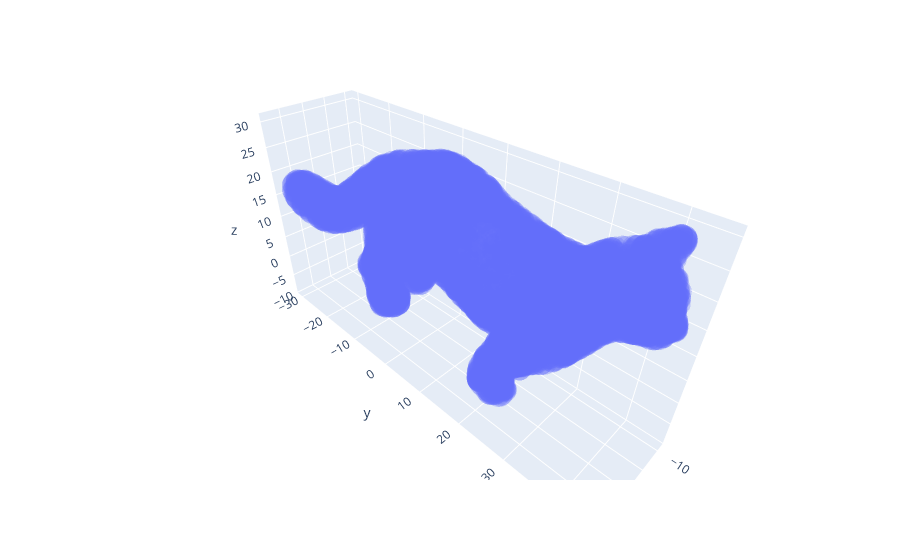

Source (notebook cell):
### Markdown cell above
# 3.7 Bonus

### Code cell
bonus_df = df.copy()
bonus_df.columns=['x','y','z']
fig = px.scatter_3d(bonus_df, x="x", y="y", z="z", opacity=0.3)
fig.show()

### Figure 1 — Plotly figure (JSON) as saved in the notebook; plotly's stock layout.template omitted (floating-point values rounded to 4 significant figures; data arrays with more than 128 entries replaced by an {"elided": "..."} marker saying what was removed)
{"data": [{"hovertemplate": "x=%{x}<br>y=%{y}<br>z=%{z}<extra></extra>", "legendgroup": "", "marker": {"color": "#636efa", "opacity": 0.3, "symbol": "circle"}, "mode": "markers", "name": "", "scene": "scene", "showlegend": false, "type": "scatter3d", "x": {"elided": "4810 float values"}, "y": {"elided": "4810 float values"}, "z": {"elided": "4810 float values"}}], "layout": {"legend": {"tracegroupgap": 0}, "margin": {"t": 60}, "scene": {"domain": {"x": [0, 1], "y": [0, 1]}, "xaxis": {"title": {"text": "x"}}, "yaxis": {"title": {"text": "y"}}, "zaxis": {"title": {"text": "z"}}}}}
